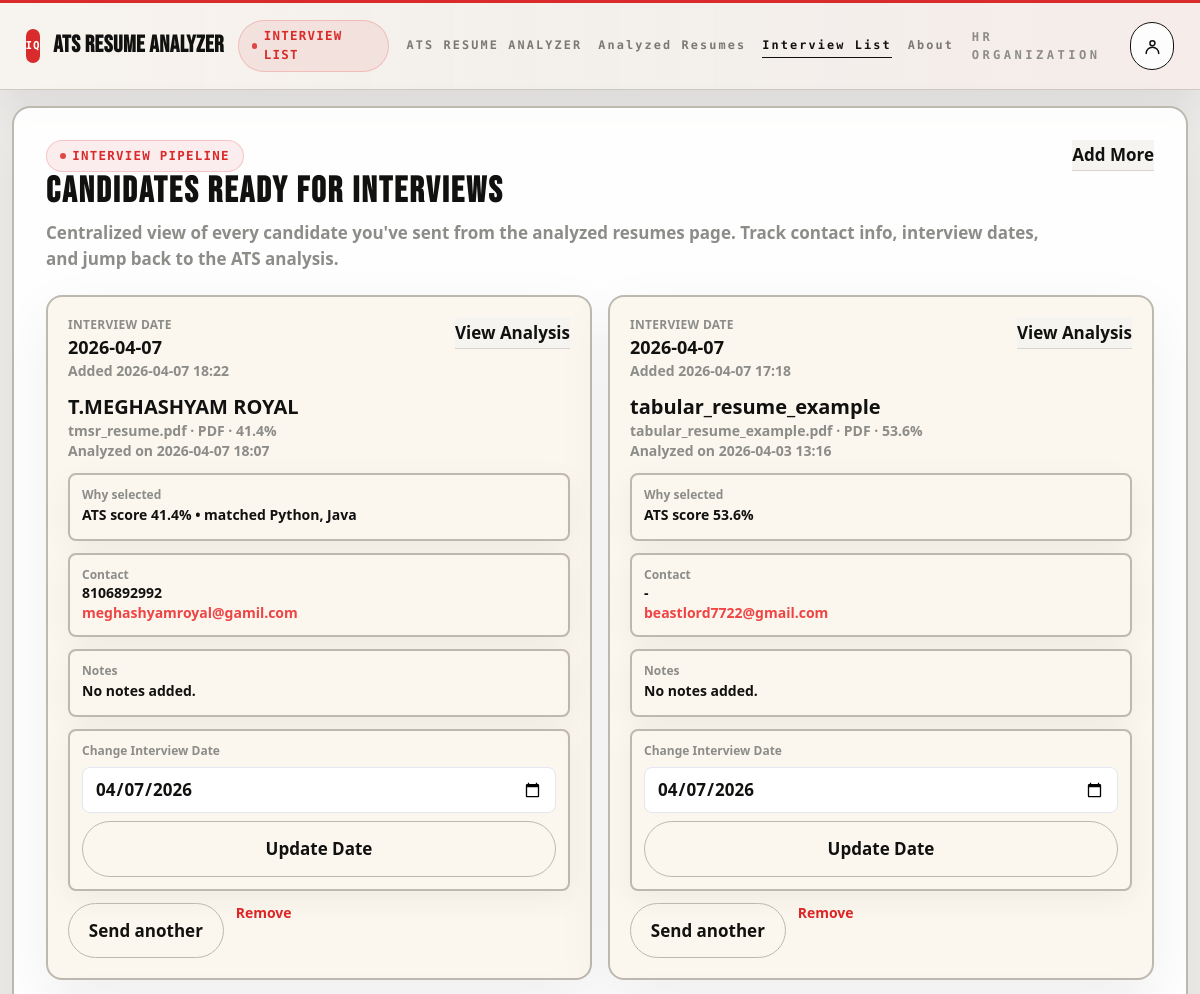
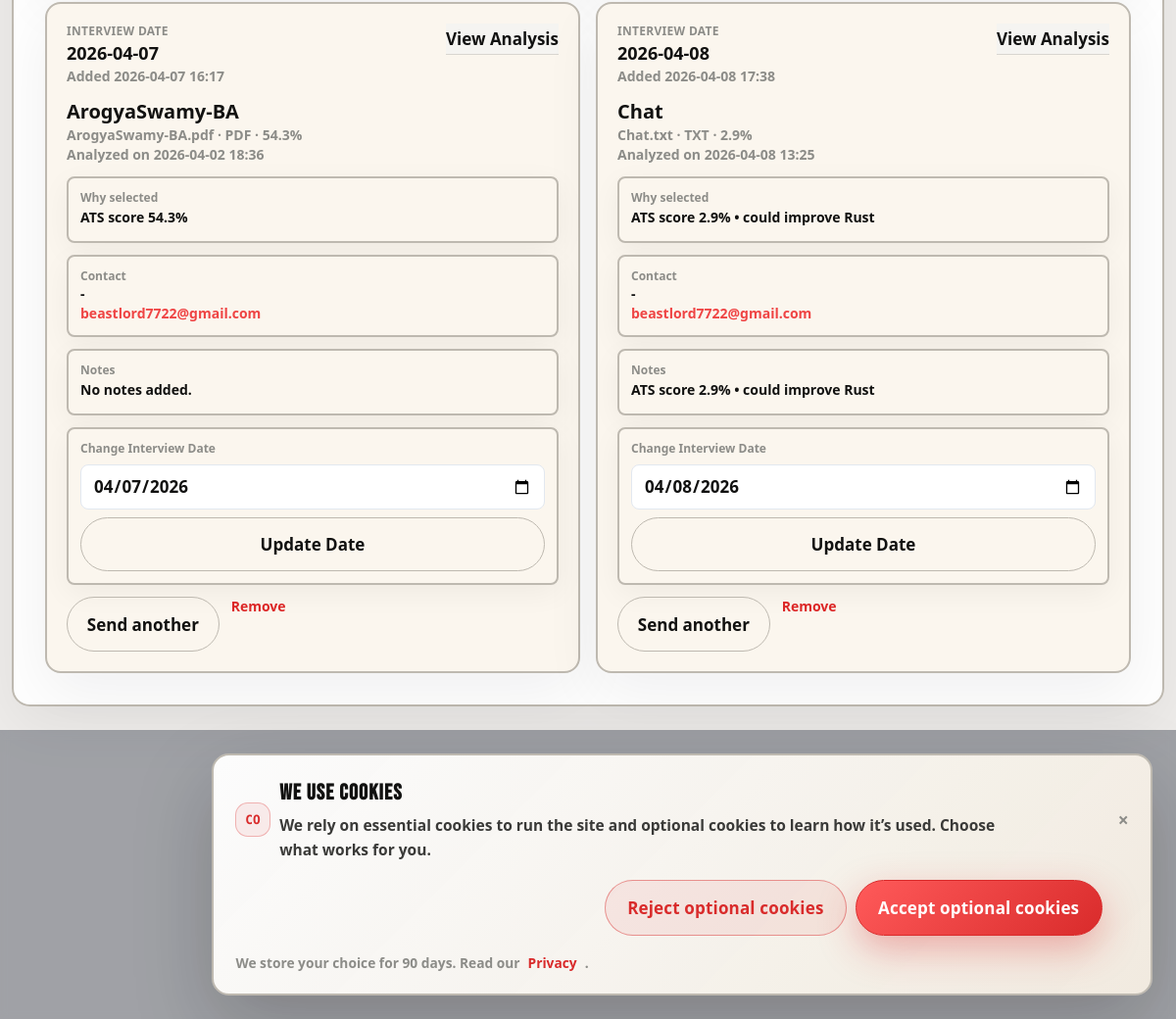
Page /interview-list (signed in) on the committed database (2 pictures, top to bottom).
### tables this page shows
CREATE TABLE interview_list(
                id INTEGER PRIMARY KEY,
                user_id INTEGER,
                history_id INTEGER,
                candidate_name TEXT,
                contact TEXT,
                email TEXT,
                interview_date TEXT,
                notes TEXT,
                created_at TEXT,
                updated_at TEXT
            );

CREATE TABLE resume_history(
        id INTEGER PRIMARY KEY,
        user_id INTEGER, score REAL, date TEXT, filename TEXT, Filetype TEXT, found TEXT, missing TEXT, rewritten TEXT, skills TEXT, batch_id TEXT, folder_name TEXT, job_skills TEXT, resume_skills TEXT);

### app.py (the view)
@app.get("/interview-list", response_class=HTMLResponse)
async def interview_list_page(request: Request, delete_id: int | None = None) -> Response:
    user = require_hr(request)
    notice = request.session.pop("flash_message", "")
    tone = request.session.pop("flash_tone", "success")
    if delete_id:
        with db() as conn:
            removed = conn.execute("DELETE FROM interview_list WHERE id=? AND user_id=?", (delete_id, user["id"])).rowcount
        request.session["flash_message"] = "Interview entry removed." if removed else "Entry not found."
        request.session["flash_tone"] = "success" if removed else "error"
        return redirect("/interview-list")
    return templates.TemplateResponse(
        request,
        "interview_list.html",
        base_context(
            request,
            interviews=interview_entries_for(int(user["id"])),
            notice=notice,
            notice_tone=tone,
            today=datetime.now().strftime("%Y-%m-%d"),
            is_admin=is_admin_user(user),
        ),
    )

### templates/interview_list.html (shortened to what this page needs)
<!DOCTYPE html>
<html lang="en">
<head>
  <script src="https://cdn.tailwindcss.com"></script>
</head>
<body class="app-shell">
  {% set page_badge = "Interview List" %}
  {% set page_cta_href = "/analyzed-resumes" %}
  {% set page_cta_label = "Back to Grid" %}
  {% set active_page = "/interview-list" %}
  {% include "_app_topbar.html" %}
  <div class="page-wrap page-wrap--content">
    <div class="glass-panel p-6 md:p-8">
      <div class="page-hero page-hero--compact">
        <div class="page-hero__copy">
          <p class="badge-pill">Interview Pipeline</p>
          <h1 class="brand-title text-3xl md:text-4xl font-bold">Candidates Ready for Interviews</h1>
          <p class="text-muted mt-2">Centralized view of every candidate you've sent from the analyzed resumes page. Track contact info, interview dates, and jump back to the ATS analysis.</p>
        </div>
        <div class="page-hero__actions">
          <a class="app-cta" href="/analyzed-resumes">Add More</a>
        </div>
      </div>
      <div class="grid md:grid-cols-2 xl:grid-cols-3 gap-4 mt-6">
        {% for item in interviews %}
        <div class="glass-card p-5 flex flex-col gap-3">
          <div class="flex items-start justify-between gap-3">
            <div>
              <div class="text-xs text-muted uppercase tracking-wide">Interview Date</div>
              <div class="text-lg font-semibold">{{ item.interview_date }}</div>
              <div class="text-sm text-muted">Added {{ item.updated_at or item.created_at }}</div>
            </div>
            <a class="app-cta" href="/history/{{ item.history_id }}">View Analysis</a>
          </div>
          <div>
            <div class="text-xl font-semibold">{{ item.candidate_name }}</div>
            <div class="text-sm text-muted">{{ item.filename }} · {{ item.filetype }} · {{ item.score_display }}</div>
            <div class="text-sm text-muted">Analyzed on {{ item.analyzed_date }}</div>
          </div>
          <div class="panel-soft p-3 rounded-lg">
            <div class="text-xs text-muted">Why selected</div>
            <div class="text-sm font-semibold leading-6">{{ item.selection_reason }}</div>
          </div>
          <div class="panel-soft p-3 rounded-lg">
            <div class="text-xs text-muted">Contact</div>
            <div class="text-sm font-semibold">{{ item.contact }}</div>
            <div class="text-sm font-semibold">
              <a class="text-red-500 hover:underline" href="mailto:{{ item.email }}">{{ item.email }}</a>
            </div>
          </div>
          <div class="panel-soft p-3 rounded-lg">
            <div class="text-xs text-muted">Notes</div>
            <div class="text-sm leading-6">{{ item.notes or "No notes added." }}</div>
          </div>
          <form class="panel-soft p-3 rounded-lg flex flex-col gap-2" method="POST" action="/interview-list/update-date">
            <label class="text-xs text-muted font-semibold">Change Interview Date</label>
            <input
              class="w-full rounded-lg border border-slate-200 px-3 py-2 focus:border-slate-500 focus:outline-none"
              type="date"
              name="interview_date"
              min="{{ today }}"
              value="{{ item.interview_date if item.interview_date != 'TBD' else today }}"
              required>
            <button type="submit" class="btn-secondary w-full">Update Date</button>
          </form>
          <div class="flex flex-wrap gap-3">
            <a class="btn-secondary" href="/analyzed-resumes">Send another</a>
            <a class="text-red-600 hover:underline text-sm" href="/interview-list?delete_id={{ item.id }}">Remove</a>
          </div>
        </div>
        {% else %}
        <div class="panel-soft p-6 rounded-xl col-span-full text-center text-muted">
          No interview candidates yet. Select resumes from <a class="text-red-500 underline" href="/analyzed-resumes">Analyzed Resumes</a>.
        </div>
        {% endfor %}
      </div>
    </div>
  </div>
{% include "_cookie.html" %}
</body>
</html>

### templates/_app_topbar.html (shortened to what this page needs)
<header class="app-topbar">
  <div class="app-topbar__inner">
    <div class="app-topbar__left">
      <a href="/" class="app-brand" aria-label="ATS Resume Analyzer home">
        <div class="app-logo">IQ</div>
        <span class="brand-title text-lg font-bold">ATS RESUME ANALYZER</span>
      </a>
      {% if page_badge is defined and page_badge %}
      <span class="badge-pill">{{ page_badge }}</span>
      {% endif %}
    </div>
    <div class="app-topbar__center">
      {% for item in primary_nav_items %}
      <a href="{{ item.href }}" class="{% if request.url.path == item.href %}is-active{% endif %}">{{ item.label }}</a>
      {% endfor %}
    </div>
    <div class="app-topbar__right">
      <details class="profile-menu">
        <summary class="profile-menu__trigger" aria-label="Open profile navigation">
          <span class="profile-menu__label">{{ role_label }}</span>
          <span class="profile-menu__icon" aria-hidden="true">
            <svg viewBox="0 0 24 24" fill="none" stroke="currentColor" stroke-width="1.9" stroke-linecap="round" stroke-linejoin="round">
              <path d="M20 21a8 8 0 0 0-16 0"></path>
              <circle cx="12" cy="8" r="3.2"></circle>
            </svg>
          </span>
        </summary>
      </details>
    </div>
  </div>
</header>

### templates/_cookie.html (shortened to what this page needs)
<div class="cookie-scrim" id="cookie-scrim" aria-hidden="true">
  <div
    id="cookie-banner"
    class="cookie-banner"
    role="dialog"
    aria-modal="true"
    aria-labelledby="cookie-banner-title"
    aria-describedby="cookie-banner-text"
  >
    <div class="cookie-banner__content">
      <div class="cookie-banner__header">
        <div class="cookie-banner__badge">CO</div>
        <div>
          <h2 id="cookie-banner-title" class="cookie-banner__title">We use cookies</h2>
          <p id="cookie-banner-text" class="cookie-banner__text">
            We rely on essential cookies to run the site and optional cookies to learn how it’s used.
            Choose what works for you.
          </p>
        </div>
      </div>
      <button type="button" class="cookie-close" data-cookie-action="reject" aria-label="Close cookie banner">×</button>
      <div class="cookie-banner__actions">
        <button type="button" class="btn-secondary" data-cookie-action="reject">
          Reject optional cookies
        </button>
        <button type="button" class="btn-primary" data-cookie-action="accept">
          Accept optional cookies
        </button>
      </div>
      <div class="cookie-banner__fineprint">
        We store your choice for 90 days. Read our
        <a class="cookie-link" href="/about#privacy">Privacy</a>.
      </div>
    </div>
  </div>
</div>

### rows in the picture
interview_list: interview_date "2026-04-07", updated_at "2026-04-07 18:22", candidate_name "T.MEGHASHYAM ROYAL", filename "tmsr_resume.pdf", filetype "PDF", score_display "41.4%", analyzed_date "2026-04-07 18:07", selection_reason "ATS score 41.4% • matched Python, Java", contact "8106892992", email "meghashyamroyal@gamil.com", notes "No notes added.", interview_date "04/07/2026"
interview_list: interview_date "2026-04-07", updated_at "2026-04-07 17:18", candidate_name "tabular_resume_example", filename "tabular_resume_example.pdf", filetype "PDF", score_display "53.6%", analyzed_date "2026-04-03 13:16", selection_reason "ATS score 53.6%", contact "-", email "beastlord7722@gmail.com", notes "No notes added.", interview_date "04/07/2026"
interview_list: interview_date "2026-04-07", updated_at "2026-04-07 16:17", candidate_name "ArogyaSwamy-BA", filename "ArogyaSwamy-BA.pdf", filetype "PDF", score_display "54.3%", analyzed_date "2026-04-02 18:36", selection_reason "ATS score 54.3%", contact "-", email "beastlord7722@gmail.com", notes "No notes added.", interview_date "04/07/2026"
interview_list: interview_date "2026-04-08", updated_at "2026-04-08 17:38", candidate_name "Chat", filename "Chat.txt", filetype "TXT", score_display "2.9%", analyzed_date "2026-04-08 13:25", selection_reason "ATS score 2.9% • could improve Rust", contact "-", email "beastlord7722@gmail.com", notes "ATS score 2.9% • could improve Rust", interview_date "04/08/2026"

### other values in the picture
{{ page_badge }} "INTERVIEW LIST"
{{ item.label }} "ATS RESUME ANALYZER" "Analyzed Resumes" "Interview List" "About"
{{ role_label }} "HR ORGANIZATION"
